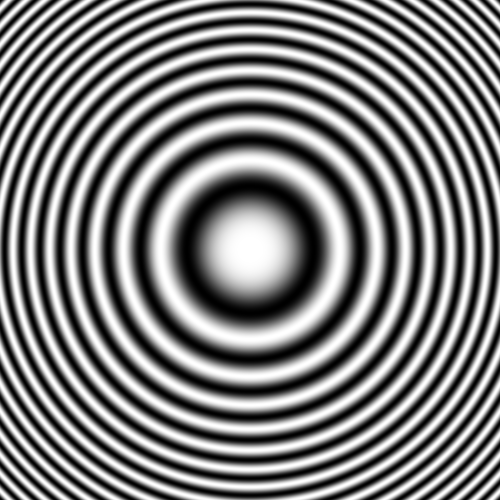
#> input picture zestaw2/PlytkaFresnela.png, 1000 x 1000 px (shown at 1/2 size)
$ python zad9.py ../zestaw2/PlytkaFresnela.png
#> lines starting #> are read from the running program, lines starting #| are printed output that depends on the picture
"""Zadanie 9 – zwiększenie kontrastu przez kolor (pseudokolor wg diagramu).

Trzy funkcje mapowania R(g), G(g), B(g) – odcinkami liniowe, punkty węzłowe z diagramu:
    g :   0   31   95  159  223  255
    R :   0    0  255  255    0    0
    G :   0    0    0  255  255  128
    B : 128  255  255    0    0    0

Uruchomienie:  python zad9.py z7b_wyrownanie.png
(obraz wyjściowy z zadania 7; skrypt zad7.py zapisuje go pod tą nazwą)
Wymaga: numpy, pillow, matplotlib
"""
import sys

import matplotlib.pyplot as plt
import numpy as np
from PIL import Image

g = np.arange(256)

# ---- 1) funkcje mapowania: interpolacja liniowa między punktami z diagramu ----
R = np.interp(g, [0, 31, 95, 159, 223, 255], [0, 0, 255, 255, 0, 0])
G = np.interp(g, [0, 95, 159, 223, 255], [0, 0, 255, 255, 128])
B = np.interp(g, [0, 31, 95, 159, 255], [128, 255, 255, 0, 0])
lut = np.round(np.c_[R, G, B]).astype(np.uint8)          # tablica 256 x 3: g -> (R, G, B)

# ---- 2) obraz wejściowy (8-bit) ----
sciezka = sys.argv[1] if len(sys.argv) > 1 else "z7b_wyrownanie.png"
img = np.array(Image.open(sciezka).convert("L"))
#> img is the input picture: shape (1000, 1000); min 0, max 255, mean 127.3
print(f"wejscie: {sciezka}, {img.shape[1]}x{img.shape[0]}, min={img.min()}, max={img.max()}")
#| wejscie: ../zestaw2/PlytkaFresnela.png, 1000x1000, min=0, max=255

# ---- 3) każdy piksel g zamieniamy na kolor (R(g), G(g), B(g)) ----
rgb = lut[img]                                           # kształt H x W x 3
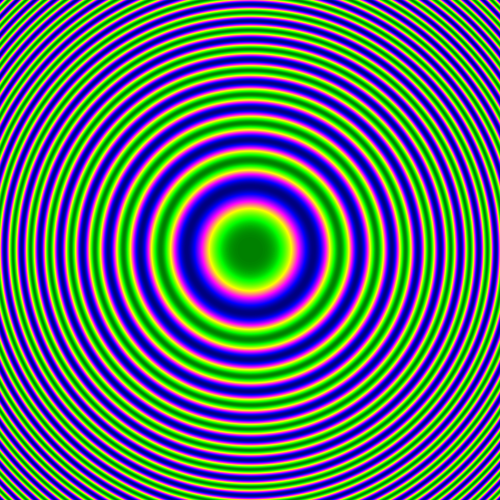
#> rgb: shape (1000, 1000, 3) (shown at 1/2 size); mean of channels 0, 1, 2 86.5, 107.9, 108; drawn as R, G, B
Image.fromarray(rgb).save("z9_pseudokolor.png")

# ---- 4) wykres funkcji mapowania (jak diagram w zadaniu) ----
fig, ax = plt.subplots(figsize=(6, 3))
ax.plot(g, R, "r", label="R(g)"); ax.plot(g, G, "g", label="G(g)"); ax.plot(g, B, "b", label="B(g)")
ax.imshow(lut[None, :, :], extent=(0, 255, -25, -5), aspect="auto")   # pasek kolorów pod osią
ax.set_xlim(0, 255); ax.set_ylim(-25, 260)
ax.set_xticks([0, 31, 95, 159, 223, 255]); ax.set_yticks([0, 128, 255]); ax.legend(fontsize=8)
ax.set_title("funkcje mapowania wartości szarości")
fig.tight_layout(); fig.savefig("z9_funkcje.png", dpi=110); plt.close(fig)
#> after `fig.tight_layout()`:
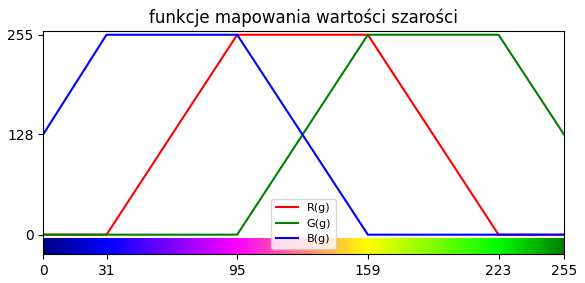
#> figure drawn by matplotlib, 1 panel

# ---- 5) histogramy kanałów R, G, B wyniku ----
fig, ax = plt.subplots(1, 3, figsize=(11, 2.8))
for i, (kolor, nazwa) in enumerate(zip("rgb", ["Red", "Green", "Blue"])):
    kanal = rgb[..., i]
    ax[i].bar(g, np.bincount(kanal.ravel(), minlength=256), width=1, color=kolor)
    ax[i].set_xlim(0, 255); ax[i].set_yticks([])
    ax[i].set_title(f"{nazwa}: mean={kanal.mean():.1f}, min={kanal.min()}, max={kanal.max()}", fontsize=9)
#> this loop made 3 passes
#> pass 1, `kanal = rgb[..., i]`:
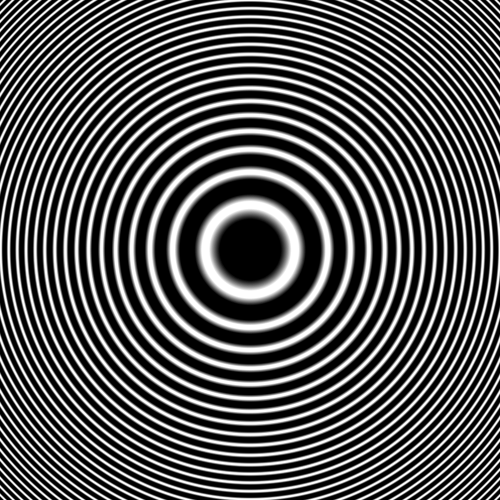
#> kanal: shape (1000, 1000) (shown at 1/2 size); min 0, max 255, mean 86.5
#> pass 2, `kanal = rgb[..., i]`:
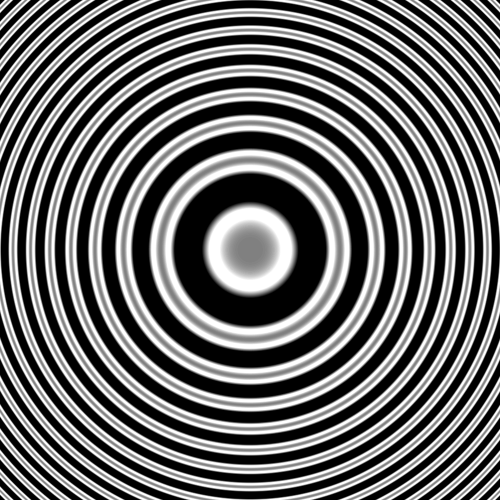
#> kanal: shape (1000, 1000) (shown at 1/2 size); min 0, max 255, mean 107.9
#> pass 3, `kanal = rgb[..., i]`:
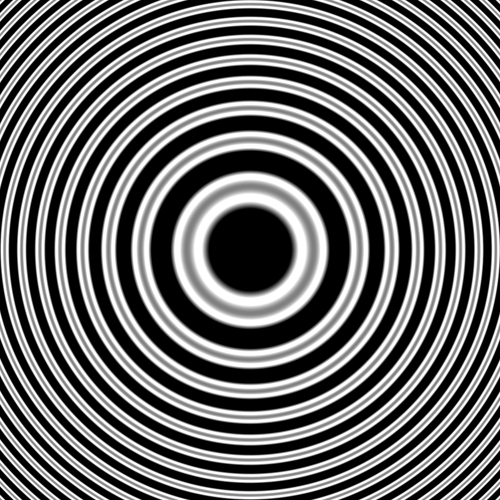
#> kanal: shape (1000, 1000) (shown at 1/2 size); min 0, max 255, mean 108
fig.tight_layout(); fig.savefig("z9_histogramy_rgb.png", dpi=110); plt.close(fig)
#> after `fig.tight_layout()`:
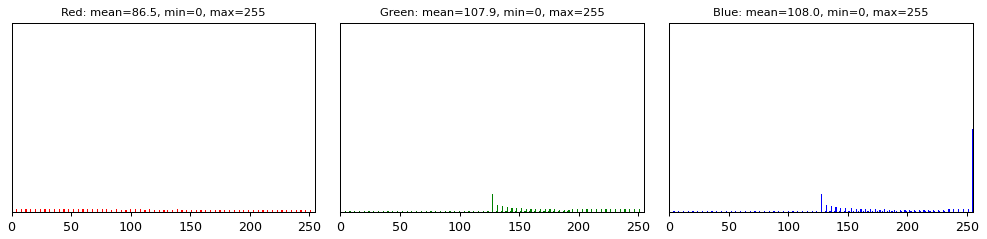
#> figure drawn by matplotlib, 3 panels

# ---- 6) LUT do ImageJ (File > Import > LUT...) ----
np.savetxt("z9_lut.txt", lut, fmt="%d", delimiter="\t")

print("\nprzykladowe kolory:")
for v in (0, 31, 63, 95, 127, 159, 191, 223, 255):
    print(f"  g={v:3d} -> (R,G,B) = {tuple(int(c) for c in lut[v])}")
print("\nZapisano: z9_pseudokolor.png, z9_funkcje.png, z9_histogramy_rgb.png, z9_lut.txt")
